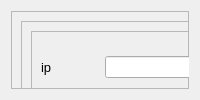
            <widget class="QWidget" name="setting">
             <layout class="QHBoxLayout" name="horizontalLayout_14">
              <item>
               <widget class="QFrame" name="setting_frame">
                <property name="frameShape">
                 <enum>QFrame::StyledPanel</enum>
                </property>
                <property name="frameShadow">
                 <enum>QFrame::Raised</enum>
                </property>
                <widget class="QFrame" name="info_frame">
                 <property name="geometry">
                  <rect>
                   <x>10</x>
                   <y>10</y>
                   <width>481</width>
                   <height>221</height>
                  </rect>
                 </property>
                 <property name="frameShape">
                  <enum>QFrame::StyledPanel</enum>
                 </property>
                 <property name="frameShadow">
                  <enum>QFrame::Raised</enum>
                 </property>
                 <layout class="QHBoxLayout" name="horizontalLayout_15">
                  <item>
                   <widget class="QFrame" name="socket_frame">
                    <property name="frameShape">
                     <enum>QFrame::StyledPanel</enum>
                    </property>
                    <property name="frameShadow">
                     <enum>QFrame::Raised</enum>
                    </property>
                    <layout class="QGridLayout" name="gridLayout_2">
                     <item row="1" column="1">
                      <widget class="QLineEdit" name="voice_port_lineEdit"/>
                     </item>
                     <item row="3" column="1">
                      <widget class="QLineEdit" name="text_port_lineEdit"/>
                     </item>
                     <item row="1" column="0">
                      <widget class="QLabel" name="label_8">
                       <property name="font">
                        <font>
                         <pointsize>10</pointsize>
                        </font>
                       </property>
                       <property name="text">
                        <string>audio port</string>
                       </property>
                      </widget>
                     </item>
                     <item row="3" column="0">
                      <widget class="QLabel" name="label_10">
                       <property name="font">
                        <font>
                         <pointsize>10</pointsize>
                        </font>
                       </property>
                       <property name="text">
                        <string>file port</string>
                       </property>
                      </widget>
                     </item>
                     <item row="2" column="0">
                      <widget class="QLabel" name="label_9">
                       <property name="font">
                        <font>
                         <pointsize>10</pointsize>
                        </font>
                       </property>
                       <property name="text">
                        <string>video port</string>
                       </property>
                      </widget>
                     </item>
                     <item row="0" column="0">
                      <widget class="QLabel" name="label_7">
                       <property name="font">
                        <font>
                         <pointsize>10</pointsize>
                        </font>
                       </property>
                       <property name="text">
                        <string>ip</string>
                       </property>
                      </widget>
                     </item>
                     <item row="2" column="1">
                      <widget class="QLineEdit" name="video_port_lineEdit"/>
                     </item>
                     <item row="0" column="1">
                      <widget class="QLineEdit" name="ip_lineEdit"/>
                     </item>
                    </layout>
                   </widget>
                  </item>
                  <item>
                   <widget class="QFrame" name="database_frame">
                    <property name="frameShape">
                     <enum>QFrame::StyledPanel</enum>
                    </property>
                    <property name="frameShadow">
                     <enum>QFrame::Raised</enum>
                    </property>
                    <layout class="QGridLayout" name="gridLayout_3">
                     <item row="4" column="0">
                      <widget class="QLabel" name="label_15">
                       <property name="font">
                        <font>
                         <pointsize>10</pointsize>
                        </font>
                       </property>
                       <property name="text">
                        <string>database</string>
                       </property>
                      </widget>
                     </item>
                     <item row="2" column="0">
                      <widget class="QLabel" name="label_13">
                       <property name="font">
                        <font>
                         <pointsize>10</pointsize>
                        </font>
                       </property>
                       <property name="text">
                        <string>user</string>
                       </property>
                      </widget>
                     </item>
                     <item row="3" column="0">
                      <widget class="QLabel" name="label_14">
                       <property name="font">
                        <font>
                         <pointsize>10</pointsize>
                        </font>
                       </property>
                       <property name="text">
                        <string>password</string>
                       </property>
                      </widget>
                     </item>
                     <item row="1" column="0">
                      <widget class="QLabel" name="label_12">
                       <property name="font">
                        <font>
                         <pointsize>10</pointsize>
                        </font>
                       </property>
                       <property name="text">
                        <string>port</string>
                       </property>
                      </widget>
                     </item>
                     <item row="0" column="0">
                      <widget class="QLabel" name="label_11">
                       <property name="font">
                        <font>
                         <pointsize>10</pointsize>
                        </font>
                       </property>
                       <property name="text">
                        <string>host</string>
                       </property>
                      </widget>
                     </item>
                     <item row="0" column="1">
                      <widget class="QLineEdit" name="db_host"/>
                     </item>
                     <item row="1" column="1">
                      <widget class="QLineEdit" name="db_port"/>
                     </item>
                     <item row="2" column="1">
                      <widget class="QLineEdit" name="db_user"/>
                     </item>
                     <item row="3" column="1">
                      <widget class="QLineEdit" name="db_pwd"/>
                     </item>
                     <item row="4" column="1">
                      <widget class="QLineEdit" name="db_name"/>
                     </item>
                    </layout>
                   </widget>
                  </item>
                 </layout>
                </widget>
                <widget class="QPushButton" name="submit_btn">
                 <property name="geometry">
                  <rect>
                   <x>210</x>
                   <y>260</y>
                   <width>75</width>
                   <height>40</height>
                  </rect>
                 </property>
                 <property name="minimumSize">
                  <size>
                   <width>50</width>
                   <height>40</height>
                  </size>
                 </property>
                 <property name="styleSheet">
                  <string notr="true">QPushButton{
border-radius:15;
background-color:rgba(115, 89, 195, 181)
}
QPushButton:hover{
background-color:rgba(115, 89, 195, 120)
}</string>
                 </property>
                 <property name="text">
                  <string/>
                 </property>
                 <property name="icon">
                  <iconset resource="asserts/icon/icon.qrc">
                   <normaloff>:/icon/submit.svg</normaloff>:/icon/submit.svg</iconset>
                 </property>
                 <property name="iconSize">
                  <size>
                   <width>32</width>
                   <height>32</height>
                  </size>
                 </property>
                </widget>
               </widget>
              </item>
             </layout>
            </widget>
